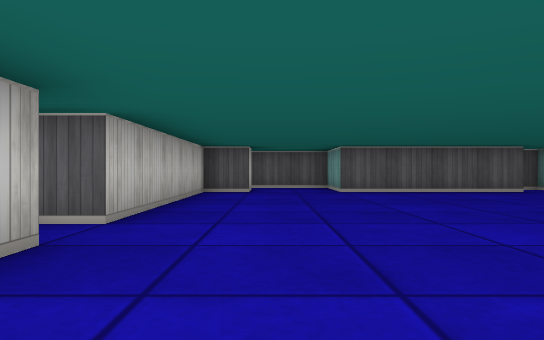
view 1 (above)

24 first-person views from a walk through a cub3D level. The camera is about half as high as the walls, looks level and sees 70° across. The floor is counted in squares. Each view is taken from the middle of a square. On the plan, view 1 faces up. The plan holds only what a view shows up to about 9 squares ahead; the rest is blank. The place goes on beyond the plan.

view 2
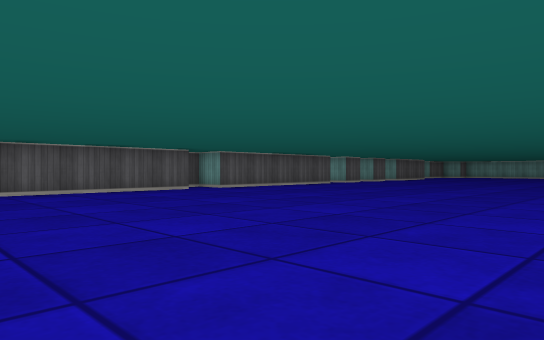

view 3
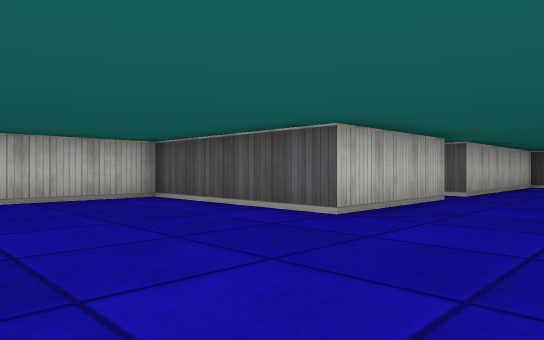

view 4
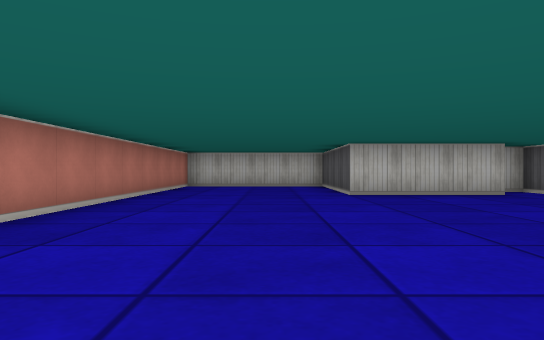

view 5
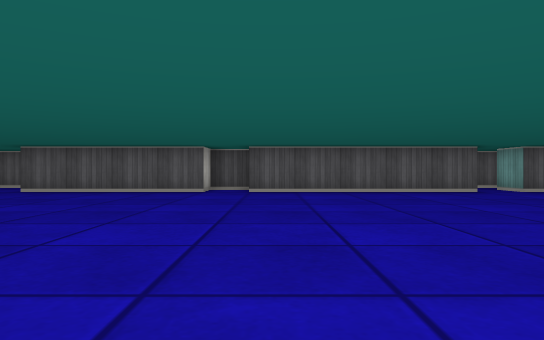

view 6
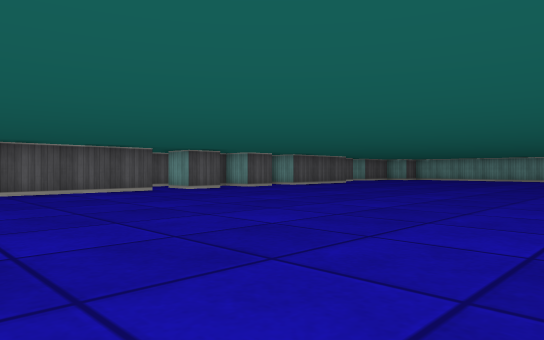

view 7
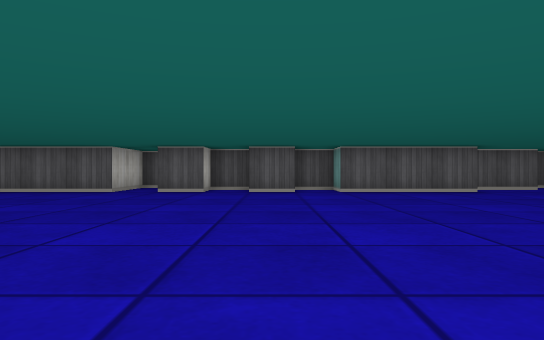

view 8
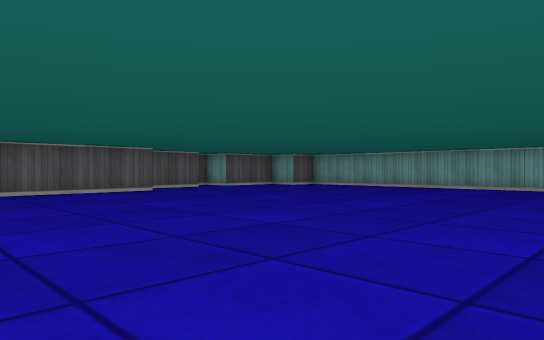

view 9
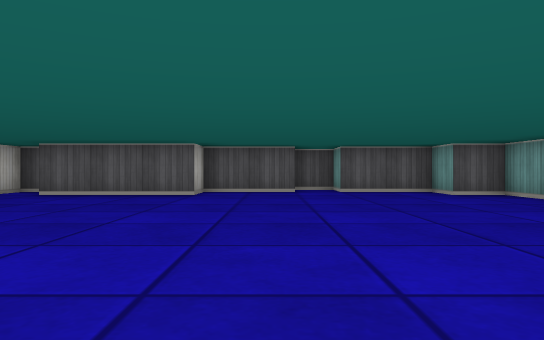

view 10
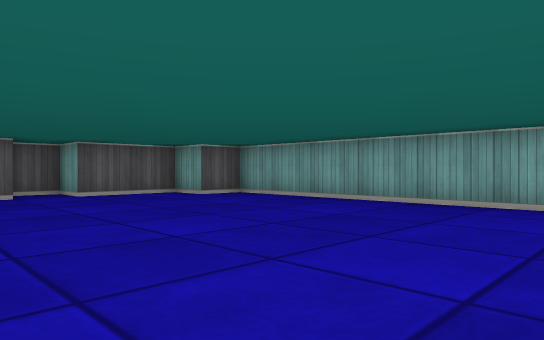

view 11
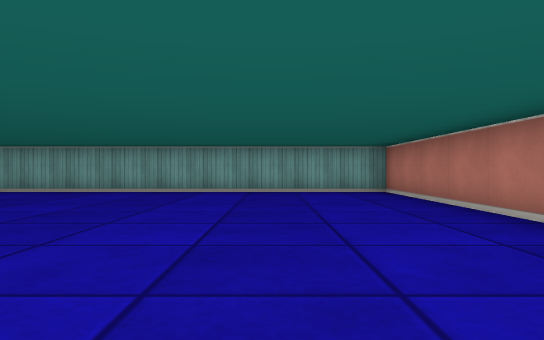

view 12
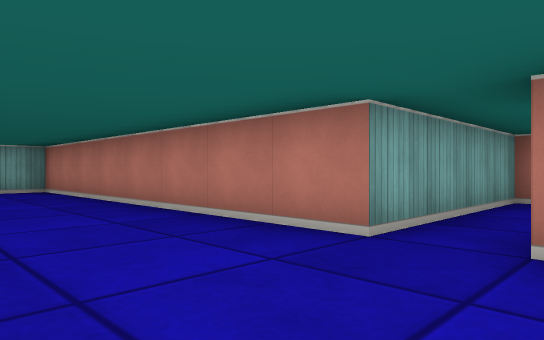

view 13
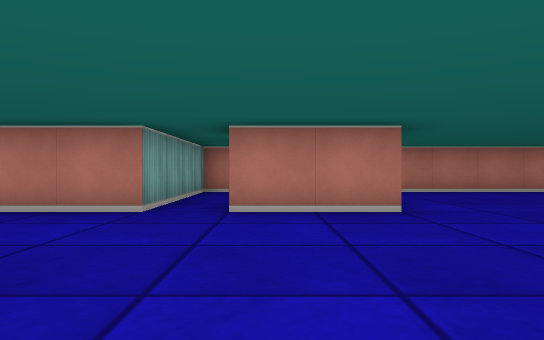

view 14
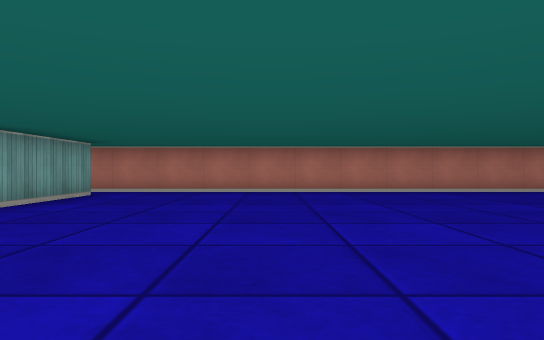

view 15
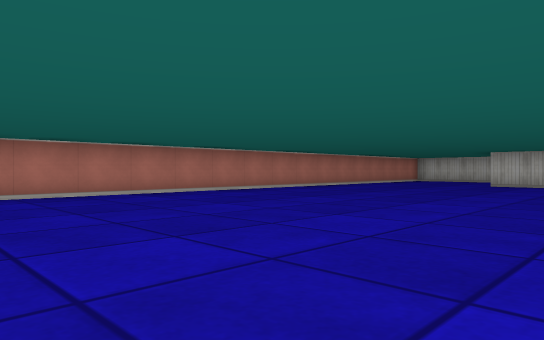

view 16
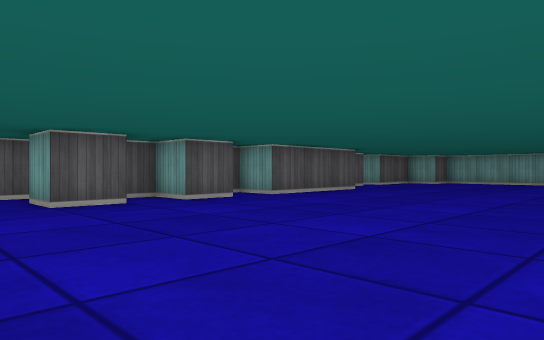

view 17
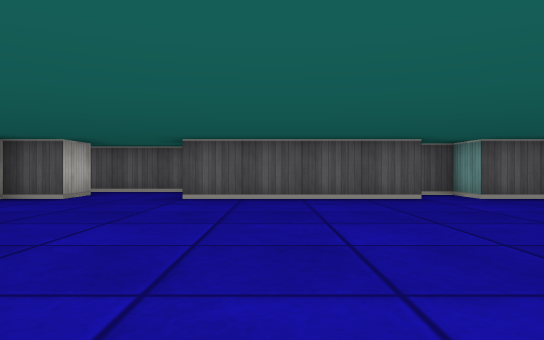

view 18
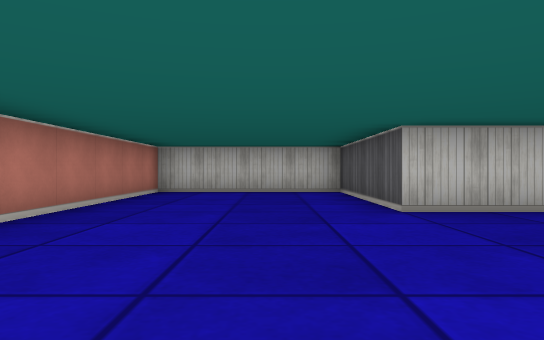

view 19
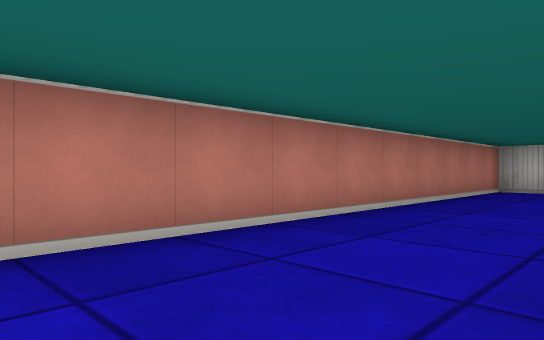

view 20
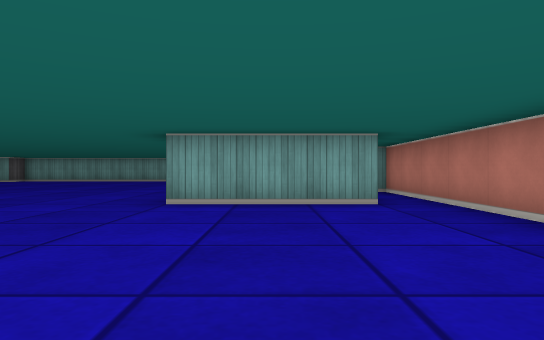

view 21
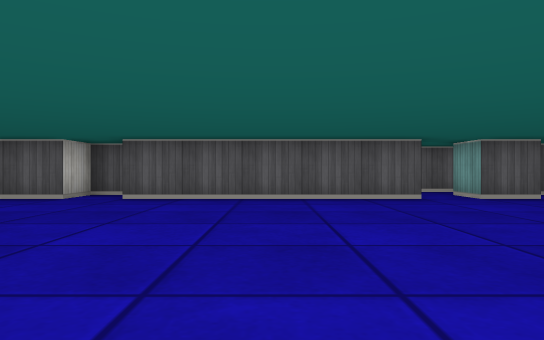

view 22
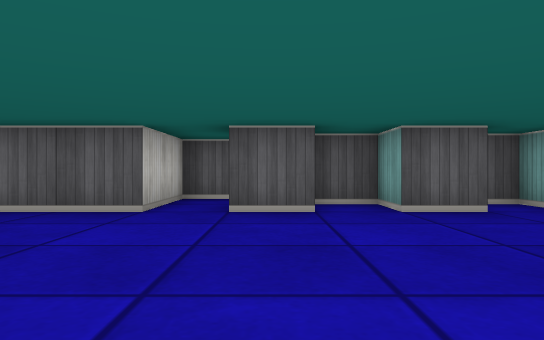

view 23
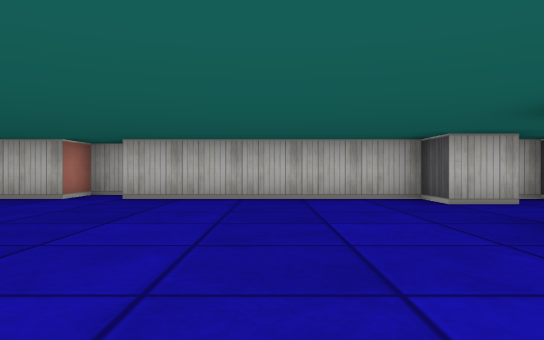

view 24
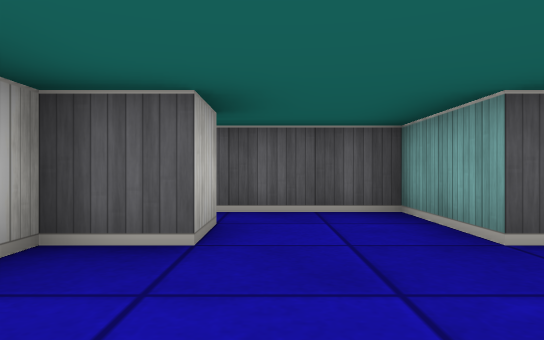

### Floor plan
Ten units are one square. View 1 is at (0, 0); x grows to the right and y downward. Boxes are objects, and circles mark ways between rooms. Rooms are numbered by the first view taken in them; rooms with no view inside come last. Other rooms are left out.
<svg viewBox="-60 -110 320 160">
<path fill="none" stroke="#000" d="M135 -90 135 -85 125 -85 125 -95M155 -85 145 -85 145 -95 135 -95M145 35 145 5 165 5M130 -105 115 -105 115 -85 65 -85 65 -95 55 -95 55 -85 15 -85 15 -105 -15 -105M175 5 255 5 255 -85 245 -85 245 -95 225 -95 225 -105 216 -105M-5 -96 -5 -85 -15 -85 -15 -35 -25 -35 -25 -25 -15 -25 -15 5 -55 5 -55 45 145 45M215 -95 195 -95 195 -85 165 -85 165 -95 155 -95 155 -88M145 45 175 45 175 5"/>
<circle cx="155" cy="40" r="3" fill="#2a7"/>
<circle cx="170" cy="10" r="3" fill="#2a7"/>
<text x="100" y="-30">1</text>
<text x="170" y="30">2</text>
</svg>
Room 1 opens to room 2.

Where each view was taken, in squares from view 1:
view 1: 0 up, 0 right, facing up
view 2: 0 up, 0 right, facing up-right
view 3: 4 down, 1 right, facing up-left
view 4: 2 down, 6 right, facing left
view 5: 0 up, 7 right, facing up
view 6: 0 up, 7 right, facing up-right
view 7: 0 up, 15 right, facing up
view 8: 0 up, 15 right, facing up-right
view 9: 1 up, 21 right, facing up
view 10: 2 up, 20 right, facing up-right
view 11: 2 up, 17 right, facing right
view 12: 2 up, 16 right, facing down-right
view 13: 4 up, 16 right, facing down
view 14: 4 up, 11 right, facing down
view 15: 3 up, 11 right, facing down-left
view 16: 3 up, 11 right, facing up-right
view 17: 2 up, 3 right, facing up
view 18: 2 down, 3 right, facing left
view 19: 2 down, 4 right, facing down-left
view 20: 2 down, 9 right, facing right
view 21: 2 up, 9 right, facing up
view 22: 4 up, 13 right, facing up
view 23: 6 up, 5 right, facing left
view 24: 6 up, 0 right, facing up
